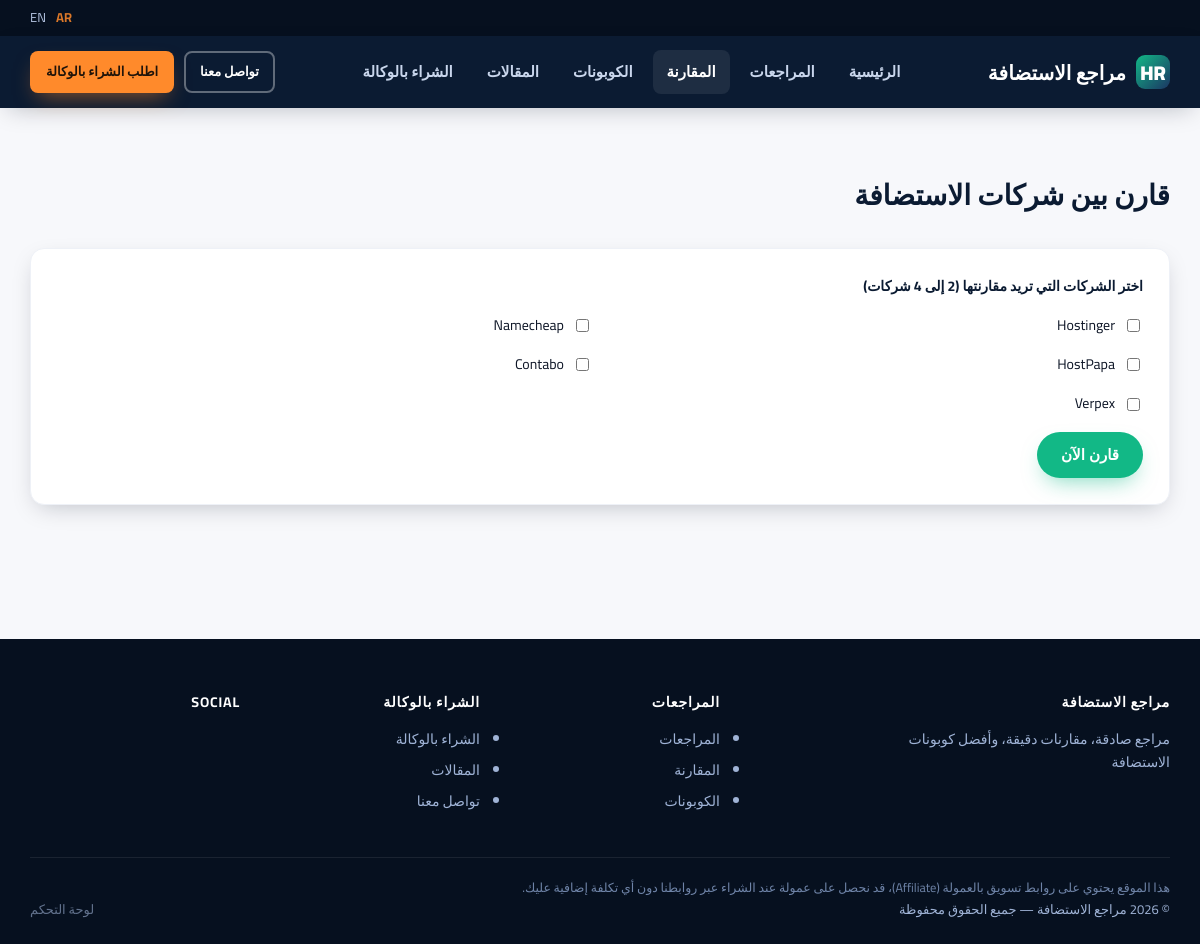
Screenshot of /compare.php with the database file from the repository.
### tables this page shows
CREATE TABLE IF NOT EXISTS companies (
  id INT AUTO_INCREMENT PRIMARY KEY,
  slug VARCHAR(100) NOT NULL UNIQUE,
  name VARCHAR(120) NOT NULL,
  logo VARCHAR(255) DEFAULT NULL,
  website_url VARCHAR(255) DEFAULT NULL,
  affiliate_url VARCHAR(500) NOT NULL,
  trust_score DECIMAL(3,1) NOT NULL DEFAULT 8.0,
  summary_ar TEXT,
  summary_en TEXT,
  pros_ar TEXT,
  pros_en TEXT,
  cons_ar TEXT,
  cons_en TEXT,
  starting_price VARCHAR(50) DEFAULT NULL,
  price_note_ar VARCHAR(255) DEFAULT NULL,
  price_note_en VARCHAR(255) DEFAULT NULL,
  is_featured TINYINT(1) NOT NULL DEFAULT 0,
  is_active TINYINT(1) NOT NULL DEFAULT 1,
  sort_order INT NOT NULL DEFAULT 0,
  created_at DATETIME NOT NULL DEFAULT CURRENT_TIMESTAMP,
  updated_at DATETIME NOT NULL DEFAULT CURRENT_TIMESTAMP ON UPDATE CURRENT_TIMESTAMP
);

### includes/functions.php (called while the page is built, shortened)
<?php
function current_lang(): string
{
    return $_SESSION['lang'] ?? DEFAULT_LANG;
}
function trans_all(): array
{
    static $cache = [];
    $lang = current_lang();
    if (!isset($cache[$lang])) {
        $file = __DIR__ . '/../lang/' . $lang . '.php';
        $cache[$lang] = file_exists($file) ? require $file : [];
    }
    return $cache[$lang];
}
function t(string $key): string
{
    $all = trans_all();
    return $all[$key] ?? $key;
}
function e(?string $value): string
{
    return htmlspecialchars((string)$value, ENT_QUOTES, 'UTF-8');
}
function get_settings(PDO $pdo): array
{
    static $cache = null;
    if ($cache === null) {
        $cache = [];
        foreach ($pdo->query('SELECT setting_key, setting_value FROM settings') as $row) {
            $cache[$row['setting_key']] = $row['setting_value'];
        }
    }
    return $cache;
}
function setting(PDO $pdo, string $key, string $default = ''): string
{
    $s = get_settings($pdo);
    return $s[$key] ?? $default;
}

### compare.php (the view, shortened to what this page needs)
<?php
require_once __DIR__ . '/includes/bootstrap.php';
$all_companies = $pdo->query("SELECT id, slug, name FROM companies WHERE is_active=1 ORDER BY sort_order")->fetchAll();
$selected_slugs = isset($_GET['c']) ? array_filter((array)$_GET['c']) : [];
require __DIR__ . '/includes/header.php';
?>
<section>
  <div class="container">
    <div class="section-head"><h2><?= t('compare.title') ?></h2></div>
    <form method="get" class="card" style="margin-bottom:30px">
      <div class="field"><label><?= t('compare.pick') ?></label></div>
      <div class="form-grid">
        <?php foreach ($all_companies as $co): ?>
          <label class="checkbox-row">
            <input type="checkbox" name="c[]" value="<?= e($co['slug']) ?>" <?= in_array($co['slug'], $selected_slugs, true) ? 'checked' : '' ?>>
            <?= e($co['name']) ?>
          </label>
        <?php endforeach; ?>
      </div>
      <button type="submit" class="btn btn-primary" style="margin-top:16px"><?= t('compare.submit') ?></button>
    </form>
  </div>
</section>
<?php require __DIR__ . '/includes/footer.php'; ?>

### assets/css/style.css (style rules this page uses)
:root { --navy-950:#06101f; --navy-900:#0b1b32; --navy-800:#12274a; --navy-700:#1b3563; --navy-100:#e7ecf5; --paper:#f7f8fb; --white:#ffffff; --ink:#0d1526; --muted:#5b6b85; --emerald:#12b886; --emerald-dark:#0a8f68; --orange:#ff8a2b; --orange-dark:#e56e0d; --accent: var(--emerald); --accent-dark: var(--emerald-dark); --accent-2: var(--orange); --radius:14px; --radius-sm:8px; --shadow: 0 8px 24px -8px rgba(6,16,31,0.25); --shadow-lg: 0 20px 45px -12px rgba(6,16,31,0.35); --font-ar:'Cairo', system-ui, sans-serif; --font-en:'Inter', system-ui, sans-serif; }
* { box-sizing:border-box }
html,body { margin:0;padding:0 }
body { background:var(--paper); color:var(--ink); font-family:var(--font-en); line-height:1.65; -webkit-font-smoothing:antialiased; }
html[lang="ar"] body, body.lang-ar { font-family:var(--font-ar); }
.container { max-width:1180px;margin:0 auto;padding:0 20px }
.btn { display:inline-flex;align-items:center;justify-content:center;gap:8px; padding:12px 22px;border-radius:999px;font-weight:700;font-size:15px; border:2px solid transparent;cursor:pointer;transition:transform .15s ease, box-shadow .15s ease; }
.btn-primary { background:var(--accent);color:#fff;box-shadow:0 10px 22px -8px rgba(18,184,134,.55) }
section { padding:64px 0 }
.section-head { display:flex;align-items:baseline;justify-content:space-between;margin-bottom:30px;gap:16px;flex-wrap:wrap }
.section-head h2 { font-size:28px;margin:0;font-weight:800;color:var(--navy-900) }
.card { background:var(--white);border-radius:var(--radius);box-shadow:var(--shadow); padding:26px;border:1px solid #eef1f7; }
.form-grid { display:grid;grid-template-columns:1fr 1fr;gap:16px }
.field { display:flex;flex-direction:column;gap:6px;margin-bottom:16px }
.field label { font-weight:700;font-size:14px;color:var(--navy-900) }
input,select,textarea { padding:12px 14px;border-radius:var(--radius-sm);border:1.5px solid #dfe4ee; font-family:inherit;font-size:15px;background:#fff;color:var(--ink); }
.checkbox-row { display:flex;align-items:center;gap:8px;font-size:14px }

### rows the page displays
companies: name "Hostinger"
companies: name "Namecheap"
companies: name "HostPapa"
companies: name "Contabo"
companies: name "Verpex"

### other values shown
$site_name "مراجع الاستضافة"
t('nav.home') "الرئيسية"
t('nav.reviews') "المراجعات"
t('nav.compare') "المقارنة"
t('nav.coupons') "الكوبونات"
t('nav.blog') "المقالات"
t('nav.proxy') "الشراء بالوكالة"
t('nav.contact') "تواصل معنا"
t('home.cta_proxy') "اطلب الشراء بالوكالة"
t('compare.title') "قارن بين شركات الاستضافة"
t('compare.pick') "اختر الشركات التي تريد مقارنتها (2 إلى 4 شركات)"
t('compare.submit') "قارن الآن"
t('site.tagline') "مراجع صادقة، مقارنات دقيقة، وأفضل كوبونات الاستضافة"
t('footer.disclosure') "هذا الموقع يحتوي على روابط تسويق بالعمولة (Affiliate)، قد نحصل على عمولة عند الشراء عبر روابطنا دون أي تكلفة إضافية عليك."
t('footer.rights') "جميع الحقوق محفوظة"
